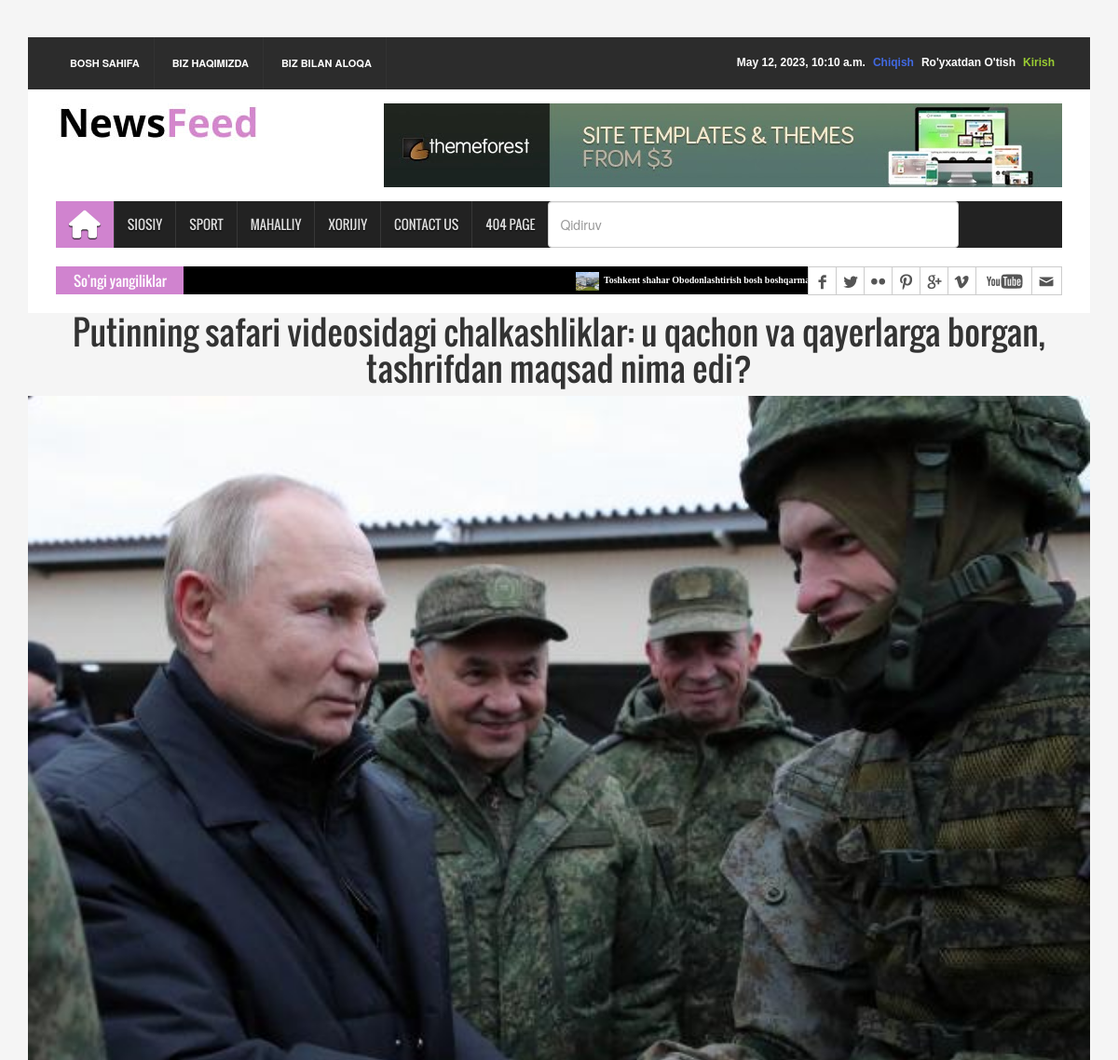
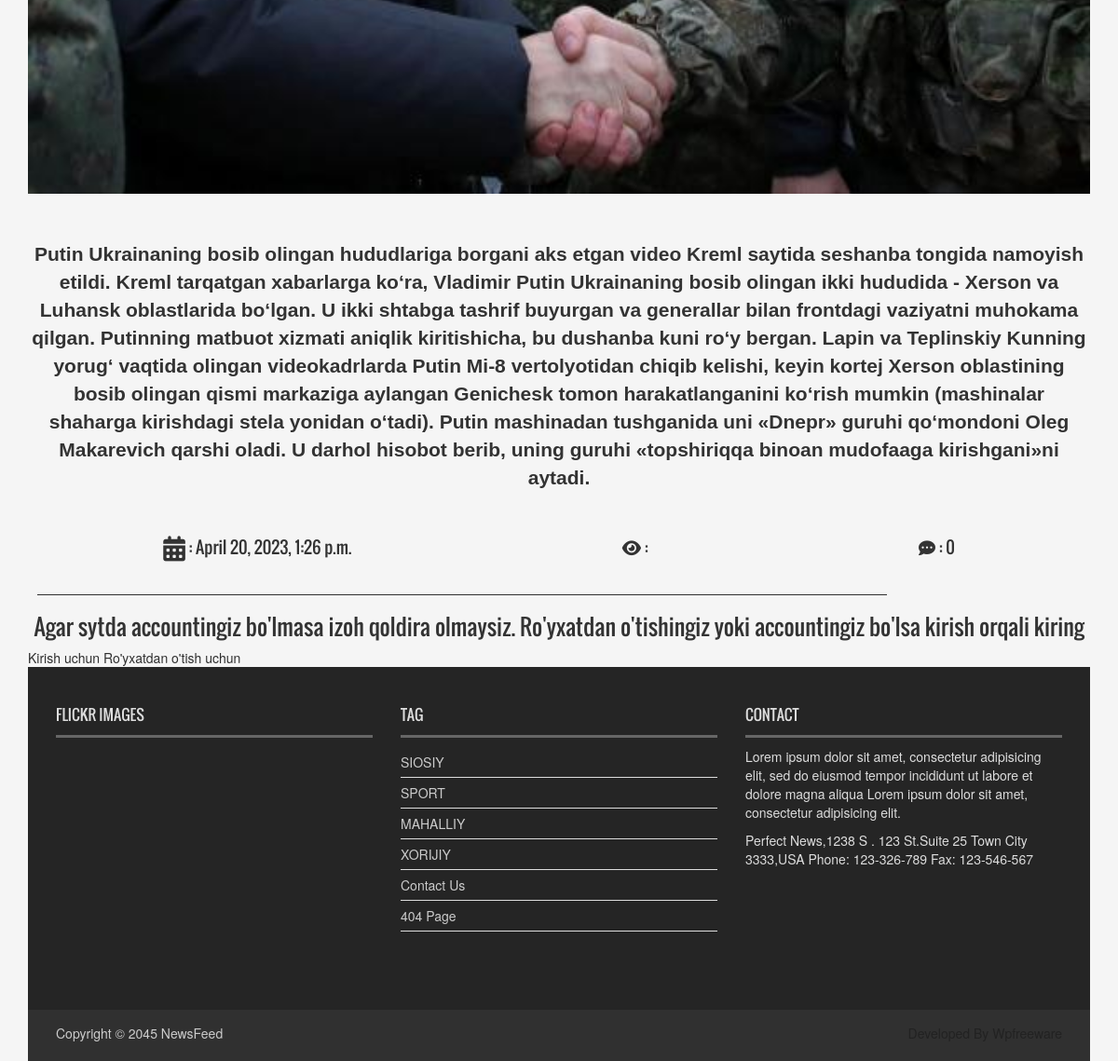
Page /news/4 on the committed database (2 pictures, top to bottom).
### news/models.py (models this page shows, shortened)
class News(models.Model):
    class Status(models.TextChoices):
        Draft = 'DF', 'Draft'
        Published = 'PB', 'Published'
    title = models.CharField(max_length=250)
    slug = models.SlugField(max_length=250)
    body = models.TextField()
    image = models.ImageField(upload_to='image')
    category = models.ForeignKey(Category, on_delete=models.CASCADE)
    publish_time = models.DateTimeField(default=timezone.now)
    created_time = models.DateTimeField(auto_now_add=True)
    upload_time = models.DateTimeField(auto_now=True)
    status = models.CharField(max_length=2, choices=Status.choices, default=Status.Draft)
    class Meta:
        ordering = ["-publish_time"]

### news/views.py (the view)
# urls.py: path('news/<int:id>', NewsDetailView, name='news_detail'),
def NewsDetailView(request, id):
    news = News.objects.get(id=id)
    context = {}
    hit_count = get_hitcount_model().objects.get_for_object(news)
    hits = hit_count.hits
    hitcontext = context['hitcount'] = {'pk': hit_count.pk}
    hit_count_response = HitCountMixin.hit_count(request, hit_count)
    if hit_count_response.hit_counted:
        hits = hits+1
        hitcontext['hit_counted'] = hit_count_response.hit_counted
        hitcontext['hitmassage'] = hit_count_response.hit_message
        hitcontext['total_hits'] = hits
    comments = news.comments.filter(active=True)
    comment_count = comments.count()
    new_comment = None
    if request.method == 'POST':
        comment_form = CommentForm(data=request.POST)
        if comment_form.is_valid():
            new_comment = comment_form.save(commit=False)
            new_comment.news = news
            new_comment.user = request.user
            new_comment.save()
            comment_form = CommentForm()
    else:
        comment_form = CommentForm()
    context = {
        'news': news,
        'comments': comments,
        'new_comment': new_comment,
        'comment_form': comment_form,
        'comment_count': comment_count,
    }
    return render(request, 'news/news_detail.html', context)

### news/form.py
class CommentForm(forms.ModelForm):
    class Meta:
        model = Comment
        fields = ['body']

### news/model_primary.py (called while the page is built)
def last_news(request):
    last_news = News.objects.all().order_by('-publish_time')[:10]
    navbar = Category.objects.all()
    now = datetime.now()
    context = {
        "last_news": last_news,
        'navbar': navbar,
        'now': now,
    }
    return context

### templates/news/news_detail.html (shortened to what this page needs)
{% extends 'news/base.html' %}
{% load static %}
{% load hitcount_tags %}
{% block content %}
    <span class="detail" style="text-align: center; ">
        <h1>{{ news.title }}</h1>
        <img src="{{ news.image.url }}" alt="" style="margin-bottom: 50px; width: 100%">
        <p style="font-family: sans-serif; font-size: 21px; font-weight: 600" >{{ news.body }}</p>
        <div class="time_icon" style="display: flex; justify-content:space-around; margin-top: 40px; margin-bottom: 30px">
            <h4> <i class="fa-solid fa-calendar-days fa-xl"></i> : {{ news.publish_time }} </h4>
            <h4><i class="fa-sharp fa-solid fa-eye"></i> : {% get_hit_count for news %}</h4>
            <h4><i class="fa-solid fa-comment-dots"></i> : {{ comment_count }}</h4>
        </div>
        <div class="hr"></div>
        {% if user.is_authenticated %}
            <div>
                <h3>Commentariya qoldirishni xoxlasangiz, Pastdagi formani to'ldirirng</h3>
                <form method="POST">{% csrf_token %}
                {{ comment_form.as_p }}
                <button type="submit" class="btn btn-primary">Yuborish</button>
                </form>
            </div>
        {% else %}
         <h3>Agar sytda accountingiz bo'lmasa izoh qoldira olmaysiz. Ro'yxatdan o'tishingiz yoki accountingiz bo'lsa kirish orqali kiring</h3>
        <a href="{% url 'login' %}">Kirish uchun</a>
        <a href="{% url 'signup' %}">Ro'yxatdan o'tish uchun</a>
        {% endif %}
   </span>
{% endblock content %}

### templates/news/base.html (shortened to what this page needs)
{% load static %}
{% load hitcount_tags %}
<!DOCTYPE html>
<html>
<head>
<link rel="stylesheet" type="text/css" href="{% static 'css/bootstrap.min.css' %}">
<link rel="stylesheet" type="text/css" href="{% static 'css/font-awesome.min.css' %}">
<link rel="stylesheet" type="text/css" href="{% static 'css/animate.css' %}">
<link rel="stylesheet" type="text/css" href="{% static 'css/font.css' %}">
<link rel="stylesheet" type="text/css" href="{% static 'css/li-scroller.css' %}">
<link rel="stylesheet" type="text/css" href="{% static 'css/slick.css' %}">
<link rel="stylesheet" type="text/css" href="{% static 'css/jquery.fancybox.css' %}">
<link rel="stylesheet" type="text/css" href="{% static 'css/theme.css' %}">
<link rel="stylesheet" type="text/css" href="{% static 'css/style.css' %}">
<link rel="stylesheet" href="{% static 'css/profile.css' %}">
<link rel="stylesheet" href="https://cdnjs.cloudflare.com/ajax/libs/font-awesome/6.4.0/css/all.min.css" />
</head>
    <body>
    <div class="container">
      <header id="header">
        <div class="row">
          <div class="col-lg-12 col-md-12 col-sm-12">
            <div class="header_top">
              <div class="header_top_left">
                <ul class="top_nav">
                  <li><a href="{% url 'home' %}">BOSH SAHIFA</a></li>
                  <li><a href="#">BIZ HAQIMIZDA</a></li>
                  <li><a href="{% url 'contact' %}">BIZ BILAN ALOQA</a></li>
                </ul>
              </div>
              <div class="header_top_right">
                  {% if request.user.is_authenticated %}
                  <p><a style="color: yellowgreen" href="{% url 'user_profile' %}">Your account</a></p>
                  <p><a style="color: royalblue" href="{% url 'logout' %}">Chiqish</a></p>
                  {% else %}
                  <p><a style="color: yellowgreen" href="{% url 'login' %}">Kirish</a></p>
                  <p><a style="color: white" href="{% url 'signup' %}">Ro'yxatdan O'tish</a></p>
                  <p><a style="color: royalblue" href="{% url 'logout' %}">Chiqish</a></p>
                  {% endif %}
                <p>{{ now }}</p>
              </div>
            </div>
          </div>
          <div class="col-lg-12 col-md-12 col-sm-12">
            <div class="header_bottom">
              <div class="logo_area"><a href="home.html" class="logo"><img src="{% static 'images/logo.jpg' %}" alt=""></a></div>
              <div class="add_banner"><a href="#"><img src="{% static 'images/addbanner_728x90_V1.jpg' %}" alt=""></a></div>
            </div>
          </div>
        </div>
      </header>
      <section id="navArea">
        <nav class="navbar navbar-inverse" role="navigation">
          <div id="navbar" class="navbar-collapse collapse">
            <ul class="nav navbar-nav main_nav">
              <li class="active"><a href="{% url 'home' %}"><span class="fa fa-home desktop-home"></span><span class="mobile-show">Home</span></a></li>
              <li><a href="{% url 'siyosat_news' %}">SIOSIY</a></li>
              <li><a href="{% url 'sport_news' %}">SPORT</a></li>
              <li><a href="{% url 'mahalliy_news' %}">MAHALLIY</a></li>
              <li><a href="{% url 'xorij_news' %}">XORIJIY</a></li>
              <li><a href="{% url 'contact' %}">Contact Us</a></li>
              <li><a href="{% url '404' %}">404 Page</a></li>
              <li><form method="get" action="{% url 'search_results' %}">
                    <input type="search" name="q" placeholder="Qidiruv" id="idello" class="form-control">
              </form></li>
            </ul>
          </div>
        </nav>
      </section>
      <section id="newsSection">
        <div class="row">
          <div class="col-lg-12 col-md-12">
            <div class="latest_newsarea"> <span>So'ngi yangiliklar</span>
              <ul id="ticker01" class="news_sticker">
                  {% for last in last_news %}
                <li><a href="{% url 'news_detail' last.pk %}"><img src="{{ last.image }}" alt="">{{ last.title|truncatewords:5 }}</a></li>
                  {% endfor %}
              </ul>
              <div class="social_area">
                <ul class="social_nav">
                  <li class="facebook"><a href="#"></a></li>
                  <li class="twitter"><a href="#"></a></li>
                  <li class="flickr"><a href="#"></a></li>
                  <li class="pinterest"><a href="#"></a></li>
                  <li class="googleplus"><a href="#"></a></li>
                  <li class="vimeo"><a href="#"></a></li>
                  <li class="youtube"><a href="#"></a></li>
                  <li class="mail"><a href="#"></a></li>
                </ul>
              </div>
            </div>
          </div>
        </div>
      </section>
        {% block content %}
        {% endblock content %}
    <footer id="footer">
        <div class="footer_top">
          <div class="row">
            <div class="col-lg-4 col-md-4 col-sm-4">
              <div class="footer_widget wow fadeInLeftBig">
                <h2>Flickr Images</h2>
              </div>
            </div>
            <div class="col-lg-4 col-md-4 col-sm-4">
              <div class="footer_widget wow fadeInDown">
                <h2>Tag</h2>
                <ul class="tag_nav">
                    <li><a href="{% url 'siyosat_news' %}">SIOSIY</a></li>
                      <li><a href="{% url 'sport_news' %}">SPORT</a></li>
                      <li><a href="{% url 'mahalliy_news' %}">MAHALLIY</a></li>
                      <li><a href="{% url 'xorij_news' %}">XORIJIY</a></li>
                      <li><a href="{% url 'contact' %}">Contact Us</a></li>
                      <li><a href="{% url '404' %}">404 Page</a></li>
                </ul>
              </div>
            </div>
            <div class="col-lg-4 col-md-4 col-sm-4">
              <div class="footer_widget wow fadeInRightBig">
                <h2>Contact</h2>
                <p>Lorem ipsum dolor sit amet, consectetur adipisicing elit, sed do eiusmod tempor incididunt ut labore et dolore magna aliqua Lorem ipsum dolor sit amet, consectetur adipisicing elit.</p>
                <address>
                Perfect News,1238 S . 123 St.Suite 25 Town City 3333,USA Phone: 123-326-789 Fax: 123-546-567
                </address>
              </div>
            </div>
          </div>
        </div>
        <div class="footer_bottom">
          <p class="copyright">Copyright &copy; 2045 <a href="home.html">NewsFeed</a></p>
          <p class="developer">Developed By Wpfreeware</p>
        </div>
      </footer>
    </div>
    </body>
</html>

### static/css/li-scroller.css (style rules this page uses)
ul.newsticker { position:relative; left:750px; font:bold 10px Verdana; list-style-type:none; margin:0; padding:0 }
ul.newsticker li { float:left; margin:0; padding:0 }
ul.newsticker a { white-space:nowrap; padding:0; color:#fff; margin:0 50px 0 0 }
ul.newsticker a > img { height:20px; margin-right:5px; width:25px }

### static/css/theme.css (style rules this page uses)
.navbar-inverse .navbar-nav > .active > a, .navbar-inverse .navbar-nav > .active > a:hover, .navbar-inverse .navbar-nav > .active > a:focus { background-color:#d083cf }
.latest_newsarea span { background:none repeat scroll 0 0 #d083cf }

### static/css/profile.css (style rules this page uses)
* { margin: 0; padding: 0; }
body { display: flex; justify-content: center; }

### templates/news/news_detail.html (style rules this page uses)
.hr { width: 76vw; margin: 10px; height: 1px; background-color: #2f2f2f; }
span img { object-fit: cover; object-position: center center; }

### templates/news/base.html (style rules this page uses)
#idello { height: 50px; width: 441px; }

### rows in the picture
News: image (picture), title "Toshkent shahar Obodonlashtirish bosh boshqarmasiga …"
News: title "Putinning safari videosidagi chalkashliklar: u qachon va qayerlarga borgan, tashrifdan maqsad nima edi?", image (picture), body "Putin Ukrainaning bosib olingan hududlariga borgani aks etgan video Kreml saytida seshanba tongida namoyish etildi. Kreml tarqatgan xabarlarga ko‘ra, Vladimir Putin Ukrainaning bosib olingan ikki hududida - Xerson va Luhansk oblastlarida bo‘lgan. U ikki shtabga tashrif buyurgan va generallar bilan frontdagi vaziyatni muhokama qilgan. Putinning matbuot xizmati aniqlik kiritishicha, bu dushanba kuni ro‘y bergan. Lapin va Teplinskiy Kunning yorug‘ vaqtida olingan videokadrlarda Putin Mi-8 vertolyotidan chiqib kelishi, keyin kortej Xerson oblastining bosib olingan qismi markaziga aylangan Genichesk tomon harakatlanganini ko‘rish mumkin (mashinalar shaharga kirishdagi stela yonidan o‘tadi).…", publish_time "April 20, 2023, 1:26 p.m."

### other values in the picture
{{ comment_count }} "0"
